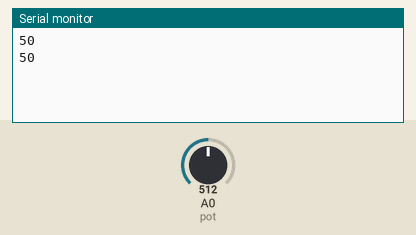
Simulated run of this sketch. Board: Arduino Uno, built with avr-gcc and run on an emulated ATmega328P. Shown: the last lines printed to the serial monitor. The inputs (shaded band) are chosen by the test bench; at power-on: A0 (pot) = 512.

Above: at 1.8 s.
1.9 s: A0 (pot) set to 716
At 2.5 s:
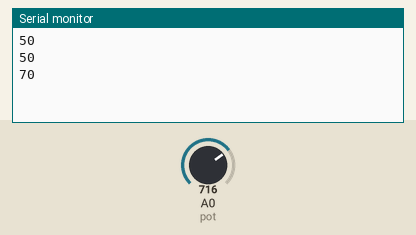
3.4 s: A0 (pot) set to 900
At 4.8 s:
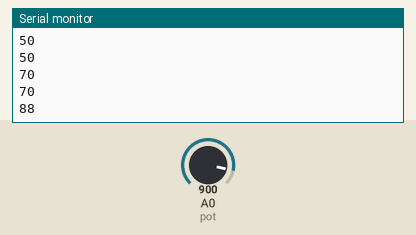
Timing chart, 0 to 6.4 s (numbered marks = the images above; inputs shaded):
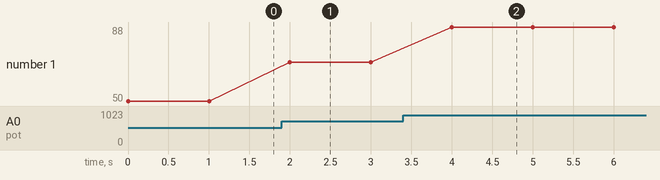

Measured:
- after the input at 1.9 s, the serial monitor: prints a new line after 0.10 s (image 1)
- after the input at 3.4 s, the serial monitor: prints a new line after 0.60 s (image 2)
- plotted number 1: 50 → 70 after the input at 1.9 s, 70 → 88 after the input at 3.4 s

The sketch:

main.ino
```cpp
int pot = A0;
int potVal = 0;

void setup()
{
  	Serial.begin(9600);
}

void loop()
{
	potVal = analogRead(pot);
  int mappedValue = map(potVal, 1, 1023, 1, 100);
  Serial.println(mappedValue);
  delay(1000);
}
```
